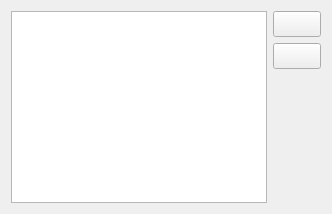
          <widget class="QWidget" name="tab_2">
           <attribute name="title">
            <string>Reperibilità</string>
           </attribute>
           <layout class="QHBoxLayout" name="horizontalLayout_20">
            <item>
             <widget class="QTableView" name="unitaReperibilitaTW">
              <property name="font">
               <font>
                <pointsize>12</pointsize>
               </font>
              </property>
              <property name="selectionBehavior">
               <enum>QAbstractItemView::SelectRows</enum>
              </property>
              <attribute name="horizontalHeaderStretchLastSection">
               <bool>true</bool>
              </attribute>
              <attribute name="verticalHeaderVisible">
               <bool>false</bool>
              </attribute>
             </widget>
            </item>
            <item>
             <layout class="QVBoxLayout" name="verticalLayout_4">
              <item>
               <widget class="QPushButton" name="addUnitaReperibilitaButton">
                <property name="font">
                 <font>
                  <pointsize>11</pointsize>
                 </font>
                </property>
                <property name="toolTip">
                 <string>Aggiungi variazione notti sì/no</string>
                </property>
                <property name="text">
                 <string/>
                </property>
                <property name="icon">
                 <iconset resource="assets.qrc">
                  <normaloff>:/icons/list-add.svg</normaloff>:/icons/list-add.svg</iconset>
                </property>
               </widget>
              </item>
              <item>
               <widget class="QPushButton" name="removeUnitaReperibilitaButton">
                <property name="font">
                 <font>
                  <pointsize>11</pointsize>
                 </font>
                </property>
                <property name="toolTip">
                 <string>Rimuovi variazione notti sì/no</string>
                </property>
                <property name="text">
                 <string/>
                </property>
                <property name="icon">
                 <iconset resource="assets.qrc">
                  <normaloff>:/icons/list-remove.svg</normaloff>:/icons/list-remove.svg</iconset>
                </property>
               </widget>
              </item>
              <item>
               <spacer name="verticalSpacer_5">
                <property name="orientation">
                 <enum>Qt::Vertical</enum>
                </property>
                <property name="sizeHint" stdset="0">
                 <size>
                  <width>20</width>
                  <height>40</height>
                 </size>
                </property>
               </spacer>
              </item>
             </layout>
            </item>
           </layout>
          </widget>
